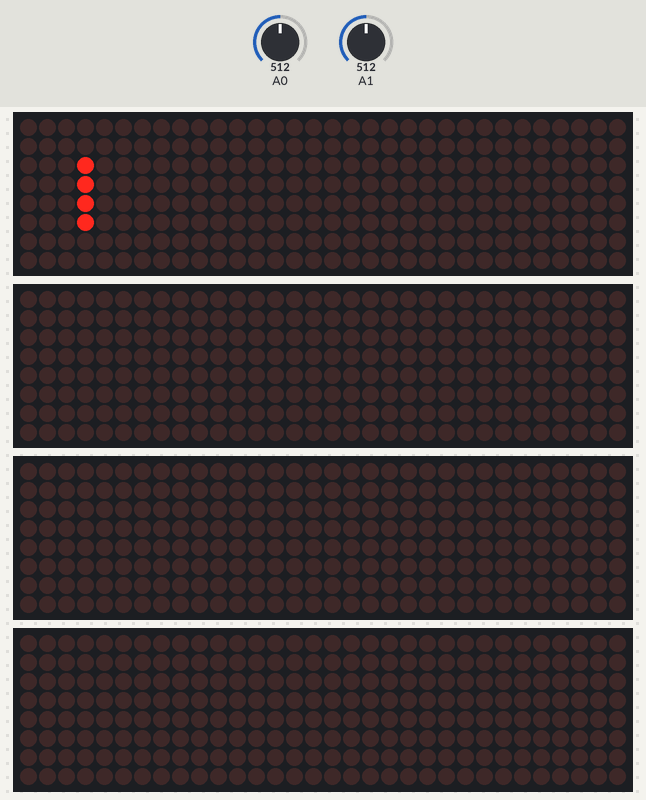
Bench run of a sketch on a simulated Arduino Uno, built with avr-gcc and run on an emulated ATmega328P. Shown: 4 × 32×8 LED matrix. The inputs (shaded band) are chosen by the test bench; at power-on: A0 = 512, A1 = 512. Random numbers use the default seed unless the sketch sets one.

Above: at 1.7 s.
1.8 s: A0 set to 683
4.8 s: A0 set to 714
At 5.8 s:
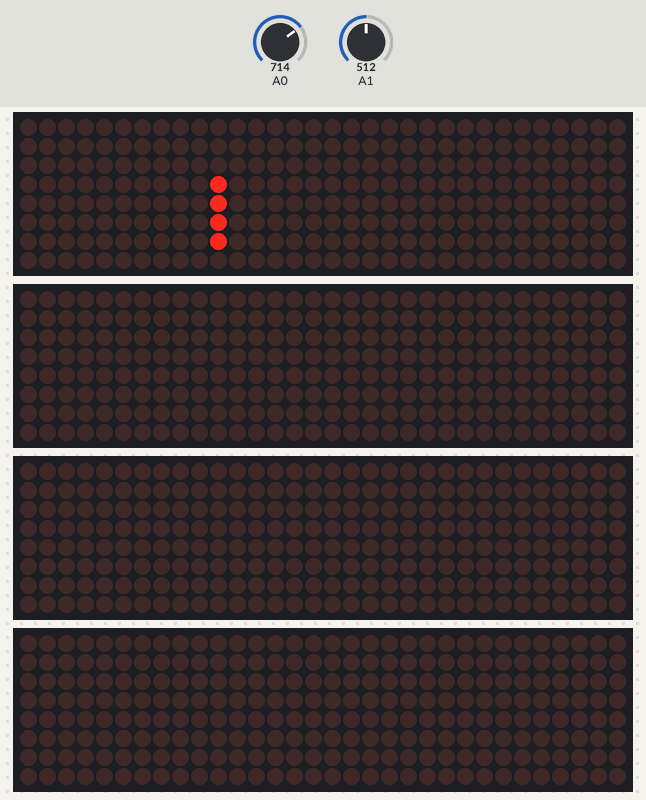
7.8 s: A1 set to 316
10.8 s: A1 set to 281
At 12.3 s:
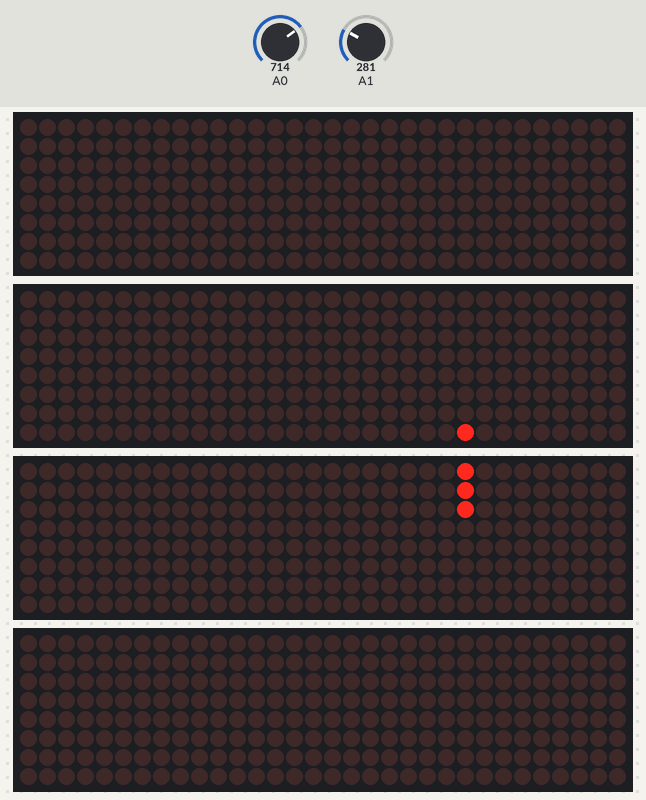
13.8 s: A0 set to 690
At 15.0 s:
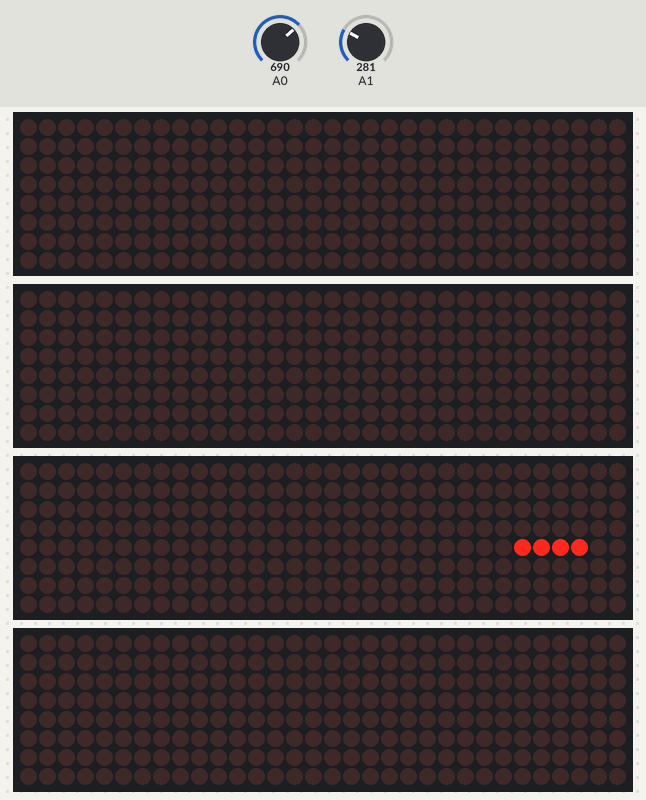
16.8 s: A1 set to 306
At 18.2 s:
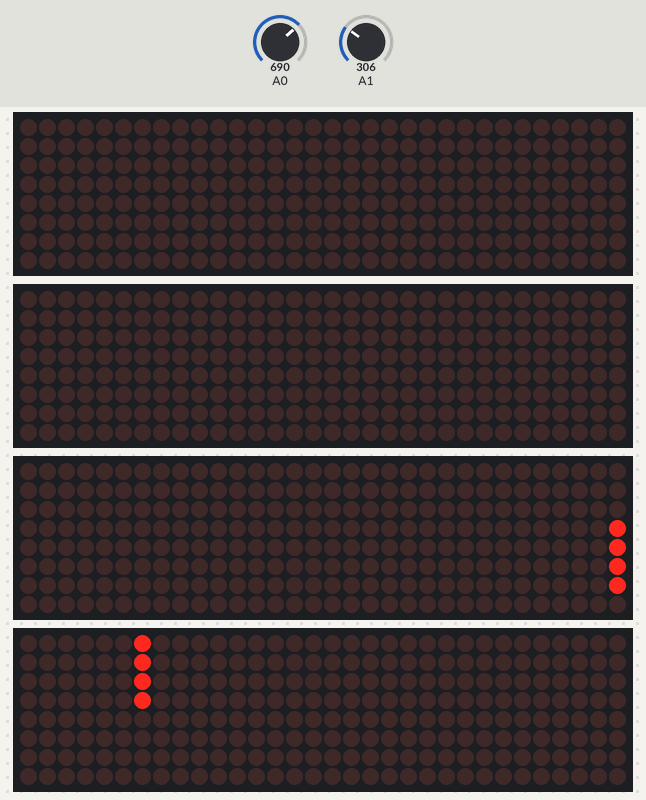
Timing chart, 0 to 19.8 s (numbered marks = the images above; inputs shaded):
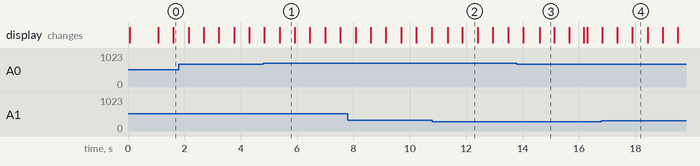

The sketch:

tetris.ino
```cpp
#include <LedControl.h>

#define ROWS 32
#define COLS 32

const int dataInPin1 = 3;
const int clkPin1 = 1;
const int loadPin1 = 2;

const int dataInPin2 = 5;
const int clkPin2 = 6;
const int loadPin2 = 4;

const int dataInPin3 = 12;
const int clkPin3 = 10;
const int loadPin3 = 11;

const int dataInPin4 = 9;
const int clkPin4 = 8;
const int loadPin4 = 7;

LedControl matrix1 = LedControl(dataInPin1, clkPin1, loadPin1, 4);
LedControl matrix2 = LedControl(dataInPin2, clkPin2, loadPin2, 4);
LedControl matrix3 = LedControl(dataInPin3, clkPin3, loadPin3, 4);
LedControl matrix4 = LedControl(dataInPin4, clkPin4, loadPin4, 4);

bool shapes[7][4][4] = {
  // I-shape
  {
    {false, false, false, false},
    {true, true, true, true},
    {false, false, false, false},
    {false, false, false, false},
  },
  // J-shape
  {
    {true, false, false, false},
    {true, true, true, false},
    {false, false, false, false},
    {false, false, false, false},
  },
  // L-shape
  {
    {false, true, true, false},
    {false, false, true, false},
    {false, false, true, false},
    {false, false, false, false},
  },
  // O-shape
  {
    {false, false, false, false},
    {false, true, true, false},
    {false, true, true, false},
    {false, false, false, false},
  },
  // S-shape
  {
    {false, true, true, false},
    {true, true, false, false},
    {false, false, false, false},
    {false, false, false, false},
  },
  // T-shape
  {
    {false, true, false, false},
    {true, true, true, false},
    {false, false, false, false},
    {false, false, false, false},
  },
  // Z-shape
  {
    {true, true, false, false},
    {false, true, true, false},
    {false, false, false, false},
    {false, false, false, false},
  },
};

bool currentShape[4][4];
long currPosX = 0, currPosY = 0, prevPosX = 0, prevPosY = 0;

bool skippedTurn = false;

bool gameBoard[ROWS][COLS];

unsigned long randSeed = 0;

uint8_t currentShapeIndex;

int minX = 3, minY = 3, maxX = 0, maxY = 0;

void initMatrices() {
    matrix1.shutdown(0, false);
    matrix1.setIntensity(0, 4);
    matrix1.clearDisplay(0);

    matrix1.shutdown(1, false);
    matrix1.setIntensity(1, 4);
    matrix1.clearDisplay(1);

    matrix1.shutdown(2, false);
    matrix1.setIntensity(2, 4);
    matrix1.clearDisplay(2);

    matrix1.shutdown(3, false);
    matrix1.setIntensity(3, 4);
    matrix1.clearDisplay(3);

    matrix2.shutdown(0, false);
    matrix2.setIntensity(0, 4);
    matrix2.clearDisplay(0);

    matrix2.shutdown(1, false);
    matrix2.setIntensity(1, 4);
    matrix2.clearDisplay(1);

    matrix2.shutdown(2, false);
    matrix2.setIntensity(2, 4);
    matrix2.clearDisplay(2);

    matrix2.shutdown(3, false);
    matrix2.setIntensity(3, 4);
    matrix2.clearDisplay(3);

    matrix3.shutdown(0, false);
    matrix3.setIntensity(0, 4);
    matrix3.clearDisplay(0);

    matrix3.shutdown(1, false);
    matrix3.setIntensity(1, 4);
    matrix3.clearDisplay(1);

    matrix3.shutdown(2, false);
    matrix3.setIntensity(2, 4);
    matrix3.clearDisplay(2);

    matrix3.shutdown(3, false);
    matrix3.setIntensity(3, 4);
    matrix3.clearDisplay(3);

    matrix4.shutdown(0, false);
    matrix4.setIntensity(0, 4);
    matrix4.clearDisplay(0);

    matrix4.shutdown(1, false);
    matrix4.setIntensity(1, 4);
    matrix4.clearDisplay(1);

    matrix4.shutdown(2, false);
    matrix4.setIntensity(2, 4);
    matrix4.clearDisplay(2);

    matrix4.shutdown(3, false);
    matrix4.setIntensity(3, 4);
    matrix4.clearDisplay(3);
}

void setupGameBoard() {
    for (int i = 0; i < ROWS; i++) {
        for (int j = 0; j < COLS; j++) {
            gameBoard[i][j] = false;
        }
    }
}

void randomSeedGenerator() {
    randSeed = analogRead(0) + analogRead(1) + analogRead(2);
    randomSeed(randSeed);
}

void randomShapeGenerator() {
    currentShapeIndex = 0;
    for (int i = 0; i < 4; i++) {
        for (int j = 0; j < 4; j++) {
            currentShape[i][j] = shapes[currentShapeIndex][i][j];
        }
    }
}

void resetPosition() {
    currPosX = 0;
    currPosY = random(2, COLS - 2);
}

void addShapeOnGameBoard() {
    for (int i = 0; i < 4; i++) {
        for (int j = 0; j < 4; j++) {
            if (currentShape[i][j]) {
                gameBoard[currPosX + i][currPosY + j] = true;
            }
        }
    }
}

void drawGameOnLED() {
    for (int row = 0; row < ROWS; row++) {
        for (int col = 0; col < COLS; col++) {
          if(row <= 7 && col <= 7)
            matrix1.setLed(3, col, row, gameBoard[row][col]);
          else if(row <= 15 && col <= 7)
            matrix1.setLed(2, col, row - 8, gameBoard[row][col]);
          else if(row <= 23 && col <= 7)
            matrix1.setLed(1, col, row - 16, gameBoard[row][col]);
          else
            matrix1.setLed(0, col, row - 24, gameBoard[row][col]);

          if(row <= 7 && col > 7 && col <= 15)
            matrix2.setLed(3, col - 8, row, gameBoard[row][col]);
          else if(row <= 15 && col > 7 && col <= 15)
            matrix2.setLed(2, col - 8, row - 8, gameBoard[row][col]);
          else if(row <= 23 && col > 7 && col <= 15)
            matrix2.setLed(1, col - 8, row - 16, gameBoard[row][col]);
          else
            matrix2.setLed(0, col - 8, row - 24, gameBoard[row][col]);

          if(row <= 7 && col > 15 && col <= 23)
            matrix3.setLed(3, col - 16, row, gameBoard[row][col]);
          else if(row <= 15 && col > 15 && col <= 23)
            matrix3.setLed(2, col - 16, row - 8, gameBoard[row][col]);
          else if(row <= 23 && col > 15 && col <= 23)
            matrix3.setLed(1, col - 16, row - 16, gameBoard[row][col]);
          else
            matrix3.setLed(0, col - 16, row - 24, gameBoard[row][col]);

          if(row <= 7 && col > 23)
            matrix4.setLed(3, col - 24, row, gameBoard[row][col]);
          else if(row <= 15 && col > 23)
            matrix4.setLed(2, col - 24, row - 8, gameBoard[row][col]);
          else if(row <= 23 && col > 23)
            matrix4.setLed(1, col - 24, row - 16, gameBoard[row][col]);
          else
            matrix4.setLed(0, col - 24, row - 24, gameBoard[row][col]);
        }
    }
}

void removeShapeFromGameBoard() {
    for (int i = maxX; i >= minX; i--) {
        for (int j = maxY; j >= minY; j--) {
            if(!gameBoard[prevPosX + i + 1][prevPosY + j])
                gameBoard[prevPosX + i][prevPosY + j] &= !currentShape[i][j];
        }
    }
}

void updateMinMax() {
    minX = minY = 3;
    maxX = maxY = 0;
    for (int i = 0; i < 4; i++) {
        for (int j = 0; j < 4; j++) {
            if (currentShape[i][j]) {
                if (i < minX) minX = i;
                if (i > maxX) maxX = i;
                if (j < minY) minY = j;
                if (j > maxY) maxY = j;
            }
        }
    }
}

void rotateShape() {
    bool tempShape[4][4];
    removeShapeFromGameBoard();
    for (int i = 0; i < 4; i++) {
        for (int j = 0; j < 4; j++) {
            tempShape[i][j] = currentShape[i][j];
        }
    }
    for (int i = 0; i < 4; i++) {
        for (int j = 0; j < 4; j++) {
            currentShape[i][j] = tempShape[3 - j][i];
        }
    }
    updateMinMax();
    if (currPosY < -minY) {
        currPosY = -minY;
    }
    else if (currPosY > COLS - maxY - 1) {
        currPosY = COLS - maxY - 1;
    }
}

void moveShape(int joystickX, int joystickY) {
    if (joystickX < 300 && currPosY > - minY) {
        currPosY--;
    }
    else if (joystickX > 700 && currPosY < COLS - maxY - 1) {
        currPosY++;
    }

    if(joystickY < 300)
        rotateShape();
}

void removeRows() {
    for (int row = 0; row < ROWS; row++) {
        bool rowComplete = true;
        for (int col = 0; col < COLS; col++) {
            if (!gameBoard[row][col]) {
                rowComplete = false;
                break;
            }
        }
        if (rowComplete) {
            for (int r = row - 1; r >= 0; r--) {
                for (int c = 0; c < COLS; c++) {
                    gameBoard[r + 1][c] = gameBoard[r][c];
                }
            }
            for (int c = 0; c < COLS; c++) {
                gameBoard[0][c] = false;
            }
        }
    }
}

void collision() {
    int shapeIndex = random(0, 7);
    for(int i = 0; i < 4; i++) {
        for(int j = 0; j < 4; j++) {
            if (currentShape[i][j] && !currentShape[i + 1][j] &&
                ((currPosX + maxX) >= 31 ||
                gameBoard[currPosX + i + 1][currPosY + j])) {

                for (int i = 0; i < 4; i++)
                    for (int j = 0; j < 4; j++)
                        currentShape[i][j] = shapes[shapeIndex][i][j];

                resetPosition();

                removeRows();
                break;
            }
        }
    }
}


void setup() {
    initMatrices();
    setupGameBoard();
    randomSeedGenerator();
    randomShapeGenerator();
    resetPosition();
    addShapeOnGameBoard();
    drawGameOnLED();
}

void loop() {
    int joystickX = analogRead(A0);
    int joystickY = analogRead(A1);
    updateMinMax();
    moveShape(joystickX, joystickY);

    removeShapeFromGameBoard();

    addShapeOnGameBoard();

    collision();

    drawGameOnLED();

    prevPosX = currPosX;
    prevPosY = currPosY;

delay(50);
currPosX++;
}
```

Measured:
- the behaviour switches between 700 and 701 on A0 (found by bisection; images 0 and 1)
- the behaviour switches between 300 and 299 on A1 (found by bisection; images 1 and 2)
- what the display in image 1 shows lasts 0.5 s, from 5.4 s to 5.9 s
- what the display in image 2 shows lasts 0.5 s, from 11.9 s to 12.4 s
